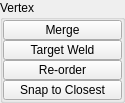
          <widget class="QGroupBox" name="Vertex">
           <property name="minimumSize">
            <size>
             <width>125</width>
             <height>0</height>
            </size>
           </property>
           <property name="maximumSize">
            <size>
             <width>125</width>
             <height>999</height>
            </size>
           </property>
           <property name="title">
            <string>Vertex</string>
           </property>
           <layout class="QVBoxLayout" name="verticalLayout_5">
            <property name="spacing">
             <number>0</number>
            </property>
            <property name="leftMargin">
             <number>0</number>
            </property>
            <property name="topMargin">
             <number>0</number>
            </property>
            <property name="rightMargin">
             <number>0</number>
            </property>
            <property name="bottomMargin">
             <number>0</number>
            </property>
            <item>
             <widget class="ToolButton" name="tb000">
              <property name="enabled">
               <bool>true</bool>
              </property>
              <property name="minimumSize">
               <size>
                <width>0</width>
                <height>20</height>
               </size>
              </property>
              <property name="maximumSize">
               <size>
                <width>999</width>
                <height>20</height>
               </size>
              </property>
              <property name="toolTip">
               <string>Merge selected components.  (default: to center)</string>
              </property>
              <property name="text">
               <string>Merge</string>
              </property>
              <property name="iconSize">
               <size>
                <width>18</width>
                <height>18</height>
               </size>
              </property>
             </widget>
            </item>
            <item>
             <widget class="QPushButton" name="b043">
              <property name="enabled">
               <bool>true</bool>
              </property>
              <property name="minimumSize">
               <size>
                <width>0</width>
                <height>20</height>
               </size>
              </property>
              <property name="maximumSize">
               <size>
                <width>999</width>
                <height>20</height>
               </size>
              </property>
              <property name="toolTip">
               <string>Merge two edges or vertices into a single component</string>
              </property>
              <property name="text">
               <string>Target Weld</string>
              </property>
              <property name="iconSize">
               <size>
                <width>18</width>
                <height>18</height>
               </size>
              </property>
              <property name="balette" stdset="0">
               <palette>
                <active>
                 <colorrole role="Button">
                  <brush brushstyle="SolidPattern">
                   <color alpha="255">
                    <red>80</red>
                    <green>80</green>
                    <blue>80</blue>
                   </color>
                  </brush>
                 </colorrole>
                </active>
                <inactive>
                 <colorrole role="Button">
                  <brush brushstyle="SolidPattern">
                   <color alpha="255">
                    <red>80</red>
                    <green>80</green>
                    <blue>80</blue>
                   </color>
                  </brush>
                 </colorrole>
                </inactive>
                <disabled>
                 <colorrole role="Button">
                  <brush brushstyle="SolidPattern">
                   <color alpha="255">
                    <red>80</red>
                    <green>80</green>
                    <blue>80</blue>
                   </color>
                  </brush>
                 </colorrole>
                </disabled>
               </palette>
              </property>
             </widget>
            </item>
            <item>
             <widget class="QPushButton" name="b045">
              <property name="enabled">
               <bool>true</bool>
              </property>
              <property name="minimumSize">
               <size>
                <width>0</width>
                <height>20</height>
               </size>
              </property>
              <property name="maximumSize">
               <size>
                <width>999</width>
                <height>20</height>
               </size>
              </property>
              <property name="toolTip">
               <string>Re-order vertex ID's using 3 adjacent vertices selected from the same polygon.</string>
              </property>
              <property name="text">
               <string>Re-order</string>
              </property>
              <property name="iconSize">
               <size>
                <width>18</width>
                <height>18</height>
               </size>
              </property>
              <property name="autoDefault">
               <bool>false</bool>
              </property>
              <property name="default">
               <bool>false</bool>
              </property>
              <property name="flat">
               <bool>false</bool>
              </property>
             </widget>
            </item>
            <item>
             <widget class="ToolButton" name="tb009">
              <property name="enabled">
               <bool>true</bool>
              </property>
              <property name="minimumSize">
               <size>
                <width>0</width>
                <height>20</height>
               </size>
              </property>
              <property name="maximumSize">
               <size>
                <width>999</width>
                <height>20</height>
               </size>
              </property>
              <property name="toolTip">
               <string>&lt;html&gt;&lt;head/&gt;&lt;body&gt;&lt;p&gt;&lt;span style=&quot; font-weight:600;&quot;&gt;Snap vertices from one object to another.&lt;/span&gt;&lt;/p&gt;&lt;p&gt;&lt;br/&gt;&lt;/p&gt;&lt;p&gt;&lt;span style=&quot; font-style:italic;&quot;&gt;The vertices of the first selected object will be snapped to those of the second.&lt;/span&gt;&lt;/p&gt;&lt;/body&gt;&lt;/html&gt;</string>
              </property>
              <property name="layoutDirection">
               <enum>Qt::LeftToRight</enum>
              </property>
              <property name="text">
               <string>Snap to Closest</string>
              </property>
             </widget>
            </item>
           </layout>
          </widget>
